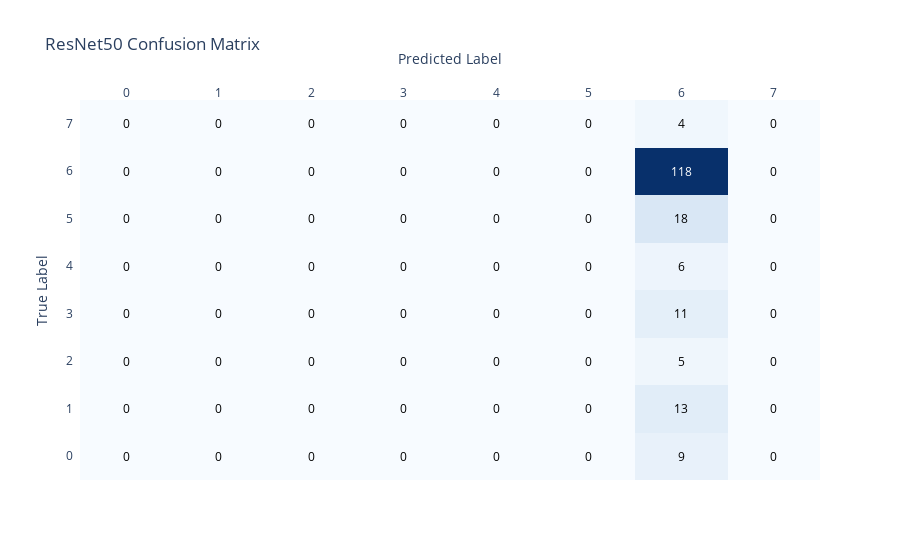

The notebook cell this image was saved under:
### Code cell
import tensorflow as tf
from tensorflow.keras.applications import ResNet50
from tensorflow.keras.layers import Dense, Flatten, Dropout
from tensorflow.keras.models import Sequential
from sklearn.metrics import accuracy_score, classification_report, confusion_matrix
from sklearn.model_selection import train_test_split
from tensorflow.keras.preprocessing.image import ImageDataGenerator
import pandas as pd
import numpy as np
import plotly.figure_factory as ff

# Assuming the dataset is loaded into a DataFrame named 'ckpixelset'
# Example of loading the dataset (replace 'path_to_csv' with the actual path to your CSV file)
ckpixelset = pd.read_csv('ckextended.csv')

# Process the pixel data
def process_pixels(data):
    emotion = data['emotion'].copy()
    if isinstance(data['pixels'].iloc[0], list):
        data = pd.DataFrame(data['pixels'].to_list(), columns=[f'pixel{i}' for i in range(len(data['pixels'].iloc[0]))])
    else:
        data['pixels'] = data['pixels'].apply(lambda x: [int(pixel) for pixel in x.split()])
        data = pd.DataFrame(data['pixels'].to_list(), columns=[f'pixel{i}' for i in range(len(data['pixels'].iloc[0]))])
    data['emotion'] = emotion
    return data

ckpixelset = process_pixels(ckpixelset)

# Split the data into features and labels
X = ckpixelset.drop('emotion', axis=1).values
y = ckpixelset['emotion'].values

# Normalize the pixel values
X = X / 255.0

# Reshape the data to fit the ResNet50 input requirements (48x48 grayscale images)
X = X.reshape(-1, 48, 48, 1)
X = np.repeat(X, 3, axis=-1)  # Convert grayscale to RGB by repeating the channel

# Binarize the labels
num_classes = len(np.unique(y))
y = tf.keras.utils.to_categorical(y, num_classes=num_classes)

# Split the data into training and testing sets
X_train, X_test, y_train, y_test = train_test_split(X, y, test_size=0.2, random_state=42)

# Data augmentation
datagen = ImageDataGenerator(
    rotation_range=10,
    zoom_range=0.1,
    width_shift_range=0.1,
    height_shift_range=0.1,
    horizontal_flip=True
)
datagen.fit(X_train)

# Load the ResNet50 model with pre-trained weights, excluding the top layers
base_model = ResNet50(weights='imagenet', include_top=False, input_shape=(48, 48, 3))

# Freeze the base model layers
for layer in base_model.layers:
    layer.trainable = False

# Create the model
resnet50_model = Sequential([
    base_model,
    Flatten(),
    Dense(256, activation='relu'),
    Dropout(0.5),
    Dense(num_classes, activation='softmax')  # Use the correct number of classes
])

# Compile the model
resnet50_model.compile(optimizer='adam', loss='categorical_crossentropy', metrics=['accuracy'])

# Train the model
history = resnet50_model.fit(datagen.flow(X_train, y_train, batch_size=32), validation_data=(X_test, y_test), epochs=30)

# Predictions
resnet50_test_predict = resnet50_model.predict(X_test).argmax(axis=1)
y_test_classes = y_test.argmax(axis=1)

# Print the accuracy
print(f'ResNet50 Accuracy: {accuracy_score(y_test_classes, resnet50_test_predict)}')

# Classification report and confusion matrix
report_resnet50 = classification_report(y_test_classes, resnet50_test_predict)
print(report_resnet50)

cm_resnet50 = confusion_matrix(y_test_classes, resnet50_test_predict)
cm_df_resnet50 = pd.DataFrame(cm_resnet50, index=[str(i) for i in range(cm_resnet50.shape[0])], columns=[str(i) for i in range(cm_resnet50.shape[1])])

fig_resnet50 = ff.create_annotated_heatmap(
    z=cm_df_resnet50.values,
    x=list(cm_df_resnet50.columns),
    y=list(cm_df_resnet50.index),
    annotation_text=cm_df_resnet50.values,
    colorscale='Blues'
)
fig_resnet50.update_layout(title='ResNet50 Confusion Matrix', xaxis_title='Predicted Label', yaxis_title='True Label')
fig_resnet50.show()

### Figure 1 — Plotly figure (JSON) as saved in the notebook; plotly's stock layout.template omitted (floating-point values rounded to 4 significant figures)
{"data": [{"colorscale": [[0, "rgb(247,251,255)"], [0.125, "rgb(222,235,247)"], [0.25, "rgb(198,219,239)"], [0.375, "rgb(158,202,225)"], [0.5, "rgb(107,174,214)"], [0.625, "rgb(66,146,198)"], [0.75, "rgb(33,113,181)"], [0.875, "rgb(8,81,156)"], [1, "rgb(8,48,107)"]], "reversescale": false, "showscale": false, "type": "heatmap", "x": ["0", "1", "2", "3", "4", "5", "6", "7"], "y": ["0", "1", "2", "3", "4", "5", "6", "7"], "z": [[0, 0, 0, 0, 0, 0, 9, 0], [0, 0, 0, 0, 0, 0, 13, 0], [0, 0, 0, 0, 0, 0, 5, 0], [0, 0, 0, 0, 0, 0, 11, 0], [0, 0, 0, 0, 0, 0, 6, 0], [0, 0, 0, 0, 0, 0, 18, 0], [0, 0, 0, 0, 0, 0, 118, 0], [0, 0, 0, 0, 0, 0, 4, 0]]}], "layout": {"annotations": [{"font": {"color": "#000000"}, "showarrow": false, "text": "0", "x": "0", "xref": "x", "y": "0", "yref": "y"}, {"font": {"color": "#000000"}, "showarrow": false, "text": "0", "x": "1", "xref": "x", "y": "0", "yref": "y"}, {"font": {"color": "#000000"}, "showarrow": false, "text": "0", "x": "2", "xref": "x", "y": "0", "yref": "y"}, {"font": {"color": "#000000"}, "showarrow": false, "text": "0", "x": "3", "xref": "x", "y": "0", "yref": "y"}, {"font": {"color": "#000000"}, "showarrow": false, "text": "0", "x": "4", "xref": "x", "y": "0", "yref": "y"}, {"font": {"color": "#000000"}, "showarrow": false, "text": "0", "x": "5", "xref": "x", "y": "0", "yref": "y"}, {"font": {"color": "#000000"}, "showarrow": false, "text": "9", "x": "6", "xref": "x", "y": "0", "yref": "y"}, {"font": {"color": "#000000"}, "showarrow": false, "text": "0", "x": "7", "xref": "x", "y": "0", "yref": "y"}, {"font": {"color": "#000000"}, "showarrow": false, "text": "0", "x": "0", "xref": "x", "y": "1", "yref": "y"}, {"font": {"color": "#000000"}, "showarrow": false, "text": "0", "x": "1", "xref": "x", "y": "1", "yref": "y"}, {"font": {"color": "#000000"}, "showarrow": false, "text": "0", "x": "2", "xref": "x", "y": "1", "yref": "y"}, {"font": {"color": "#000000"}, "showarrow": false, "text": "0", "x": "3", "xref": "x", "y": "1", "yref": "y"}, {"font": {"color": "#000000"}, "showarrow": false, "text": "0", "x": "4", "xref": "x", "y": "1", "yref": "y"}, {"font": {"color": "#000000"}, "showarrow": false, "text": "0", "x": "5", "xref": "x", "y": "1", "yref": "y"}, {"font": {"color": "#000000"}, "showarrow": false, "text": "13", "x": "6", "xref": "x", "y": "1", "yref": "y"}, {"font": {"color": "#000000"}, "showarrow": false, "text": "0", "x": "7", "xref": "x", "y": "1", "yref": "y"}, {"font": {"color": "#000000"}, "showarrow": false, "text": "0", "x": "0", "xref": "x", "y": "2", "yref": "y"}, {"font": {"color": "#000000"}, "showarrow": false, "text": "0", "x": "1", "xref": "x", "y": "2", "yref": "y"}, {"font": {"color": "#000000"}, "showarrow": false, "text": "0", "x": "2", "xref": "x", "y": "2", "yref": "y"}, {"font": {"color": "#000000"}, "showarrow": false, "text": "0", "x": "3", "xref": "x", "y": "2", "yref": "y"}, {"font": {"color": "#000000"}, "showarrow": false, "text": "0", "x": "4", "xref": "x", "y": "2", "yref": "y"}, {"font": {"color": "#000000"}, "showarrow": false, "text": "0", "x": "5", "xref": "x", "y": "2", "yref": "y"}, {"font": {"color": "#000000"}, "showarrow": false, "text": "5", "x": "6", "xref": "x", "y": "2", "yref": "y"}, {"font": {"color": "#000000"}, "showarrow": false, "text": "0", "x": "7", "xref": "x", "y": "2", "yref": "y"}, {"font": {"color": "#000000"}, "showarrow": false, "text": "0", "x": "0", "xref": "x", "y": "3", "yref": "y"}, {"font": {"color": "#000000"}, "showarrow": false, "text": "0", "x": "1", "xref": "x", "y": "3", "yref": "y"}, {"font": {"color": "#000000"}, "showarrow": false, "text": "0", "x": "2", "xref": "x", "y": "3", "yref": "y"}, {"font": {"color": "#000000"}, "showarrow": false, "text": "0", "x": "3", "xref": "x", "y": "3", "yref": "y"}, {"font": {"color": "#000000"}, "showarrow": false, "text": "0", "x": "4", "xref": "x", "y": "3", "yref": "y"}, {"font": {"color": "#000000"}, "showarrow": false, "text": "0", "x": "5", "xref": "x", "y": "3", "yref": "y"}, {"font": {"color": "#000000"}, "showarrow": false, "text": "11", "x": "6", "xref": "x", "y": "3", "yref": "y"}, {"font": {"color": "#000000"}, "showarrow": false, "text": "0", "x": "7", "xref": "x", "y": "3", "yref": "y"}, {"font": {"color": "#000000"}, "showarrow": false, "text": "0", "x": "0", "xref": "x", "y": "4", "yref": "y"}, {"font": {"color": "#000000"}, "showarrow": false, "text": "0", "x": "1", "xref": "x", "y": "4", "yref": "y"}, {"font": {"color": "#000000"}, "showarrow": false, "text": "0", "x": "2", "xref": "x", "y": "4", "yref": "y"}, {"font": {"color": "#000000"}, "showarrow": false, "text": "0", "x": "3", "xref": "x", "y": "4", "yref": "y"}, {"font": {"color": "#000000"}, "showarrow": false, "text": "0", "x": "4", "xref": "x", "y": "4", "yref": "y"}, {"font": {"color": "#000000"}, "showarrow": false, "text": "0", "x": "5", "xref": "x", "y": "4", "yref": "y"}, {"font": {"color": "#000000"}, "showarrow": false, "text": "6", "x": "6", "xref": "x", "y": "4", "yref": "y"}, {"font": {"color": "#000000"}, "showarrow": false, "text": "0", "x": "7", "xref": "x", "y": "4", "yref": "y"}, {"font": {"color": "#000000"}, "showarrow": false, "text": "0", "x": "0", "xref": "x", "y": "5", "yref": "y"}, {"font": {"color": "#000000"}, "showarrow": false, "text": "0", "x": "1", "xref": "x", "y": "5", "yref": "y"}, {"font": {"color": "#000000"}, "showarrow": false, "text": "0", "x": "2", "xref": "x", "y": "5", "yref": "y"}, {"font": {"color": "#000000"}, "showarrow": false, "text": "0", "x": "3", "xref": "x", "y": "5", "yref": "y"}, {"font": {"color": "#000000"}, "showarrow": false, "text": "0", "x": "4", "xref": "x", "y": "5", "yref": "y"}, {"font": {"color": "#000000"}, "showarrow": false, "text": "0", "x": "5", "xref": "x", "y": "5", "yref": "y"}, {"font": {"color": "#000000"}, "showarrow": false, "text": "18", "x": "6", "xref": "x", "y": "5", "yref": "y"}, {"font": {"color": "#000000"}, "showarrow": false, "text": "0", "x": "7", "xref": "x", "y": "5", "yref": "y"}, {"font": {"color": "#000000"}, "showarrow": false, "text": "0", "x": "0", "xref": "x", "y": "6", "yref": "y"}, {"font": {"color": "#000000"}, "showarrow": false, "text": "0", "x": "1", "xref": "x", "y": "6", "yref": "y"}, {"font": {"color": "#000000"}, "showarrow": false, "text": "0", "x": "2", "xref": "x", "y": "6", "yref": "y"}, {"font": {"color": "#000000"}, "showarrow": false, "text": "0", "x": "3", "xref": "x", "y": "6", "yref": "y"}, {"font": {"color": "#000000"}, "showarrow": false, "text": "0", "x": "4", "xref": "x", "y": "6", "yref": "y"}, {"font": {"color": "#000000"}, "showarrow": false, "text": "0", "x": "5", "xref": "x", "y": "6", "yref": "y"}, {"font": {"color": "#FFFFFF"}, "showarrow": false, "text": "118", "x": "6", "xref": "x", "y": "6", "yref": "y"}, {"font": {"color": "#000000"}, "showarrow": false, "text": "0", "x": "7", "xref": "x", "y": "6", "yref": "y"}, {"font": {"color": "#000000"}, "showarrow": false, "text": "0", "x": "0", "xref": "x", "y": "7", "yref": "y"}, {"font": {"color": "#000000"}, "showarrow": false, "text": "0", "x": "1", "xref": "x", "y": "7", "yref": "y"}, {"font": {"color": "#000000"}, "showarrow": false, "text": "0", "x": "2", "xref": "x", "y": "7", "yref": "y"}, {"font": {"color": "#000000"}, "showarrow": false, "text": "0", "x": "3", "xref": "x", "y": "7", "yref": "y"}, {"font": {"color": "#000000"}, "showarrow": false, "text": "0", "x": "4", "xref": "x", "y": "7", "yref": "y"}, {"font": {"color": "#000000"}, "showarrow": false, "text": "0", "x": "5", "xref": "x", "y": "7", "yref": "y"}, {"font": {"color": "#000000"}, "showarrow": false, "text": "4", "x": "6", "xref": "x", "y": "7", "yref": "y"}, {"font": {"color": "#000000"}, "showarrow": false, "text": "0", "x": "7", "xref": "x", "y": "7", "yref": "y"}], "title": {"text": "ResNet50 Confusion Matrix"}, "xaxis": {"dtick": 1, "gridcolor": "rgb(0, 0, 0)", "side": "top", "ticks": "", "title": {"text": "Predicted Label"}}, "yaxis": {"dtick": 1, "ticks": "", "ticksuffix": "  ", "title": {"text": "True Label"}}}}
